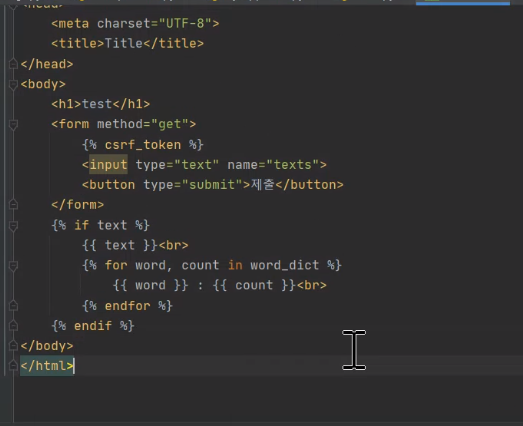
#> input picture Big-Data-and-AI-Training-Course/[2020-1] 05.웹 프로그래밍(Web Programming)/django/3.PNG, 523 x 426 px, given in place of bee-5618012_640.jpg, which was not available
$ jupyter execute '김동연 - _05 OpenCV Image Smoothing (Image Blurring).ipynb'   (shell and % lines are left out)   (text cells are left out)
#> lines starting #> are read from the running program, lines starting #| are printed output that depends on the picture; pictures that were not available may be replaced by others from this repository, and a replacement may not be noted
[cell 1]
import numpy as np
import cv2
from google.colab.patches import cv2_imshow
from google.colab import files

import matplotlib.pyplot as plt
plt.style.use('seaborn-white')

[cell 2]
files.upload()
#> the answer given: 3.PNG

[cell 3]
img = cv2.imread('/content/bee-5618012_640.jpg')
#> img is the input picture: shape (426, 523, 3); mean B, G, R 47.6, 47.6, 48.7
print(img.shape)
#| (426, 523, 3)

[cell 4]
img = cv2.cvtColor(img, cv2.COLOR_BGR2RGB)

[cell 5]
plt.imshow(img)
plt.show()

[cell 6]
kernel = np.ones((5,5),np.float32)/(25)

[cell 7]
print(kernel.shape)

[cell 8]
print(kernel)

[cell 9]
dst = cv2.filter2D(img, -1, kernel)
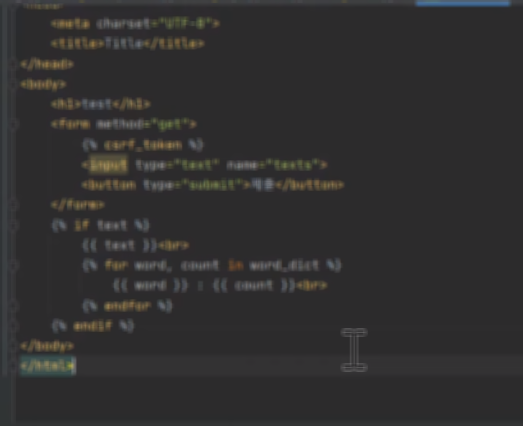
#> dst: shape (426, 523, 3); mean R, G, B 48.7, 47.6, 47.7

[cell 10]
plt.imshow(dst)
plt.show()

[cell 11]
img = cv2.imread('/content/bee-5618012_640.jpg')
print(img.shape)
#| (426, 523, 3)

[cell 12]
img = cv2.cvtColor(img,cv2.COLOR_BGR2RGB)

[cell 13]
plt.title('Original')
plt.imshow(img)
plt.show()

[cell 14]
dst1 = cv2.blur(img,(7,7))

[cell 15]
plt.title('Averging Bluring')
plt.imshow(dst1)
plt.show()

[cell 16]
plt.title('Original')
plt.imshow(img)
plt.show()

[cell 17]
dst2 = cv2.GaussianBlur(img,(5,5),0)

[cell 18]
plt.title('Gaussian Blur')
plt.imshow(dst2)
plt.show()

[cell 19]
plt.title('Original')
plt.imshow(img)
plt.show()

[cell 20]
dst3 = cv2.medianBlur(img,9)
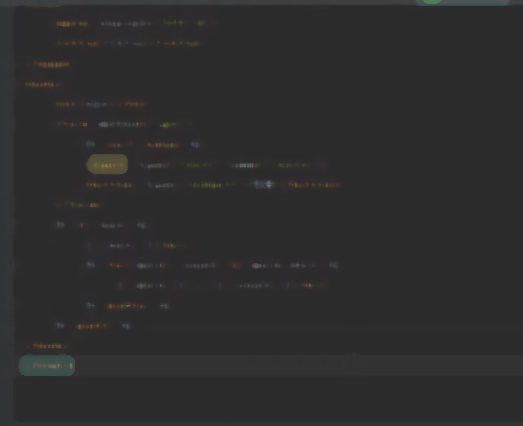
#> dst3: shape (426, 523, 3); mean R, G, B 45.8, 44.7, 45.6

[cell 21]
plt.title('Median Filtering')
plt.imshow(dst3)
plt.show()

[cell 22]
plt.title('Original')
plt.imshow(img)
plt.show()

[cell 23]
dst4 = cv2.bilateralFilter(img,9, 75, 75)

[cell 24]
plt.title('Bilateral Filter')
plt.imshow(dst4)
plt.show()

[cell 25]
plt.figure(figsize=(14,16))
images = [img,dst1,dst2,dst3,dst4]
titles = ['Original','Blur(7x7)','Gaussian(5x5)',
          'Median','Bilateral']

for i in range(5):
  plt.subplot(3,2,i+1)
  plt.imshow(images[i])
  plt.title(titles[i])
  plt.xticks([]),plt.yticks([])

plt.show()
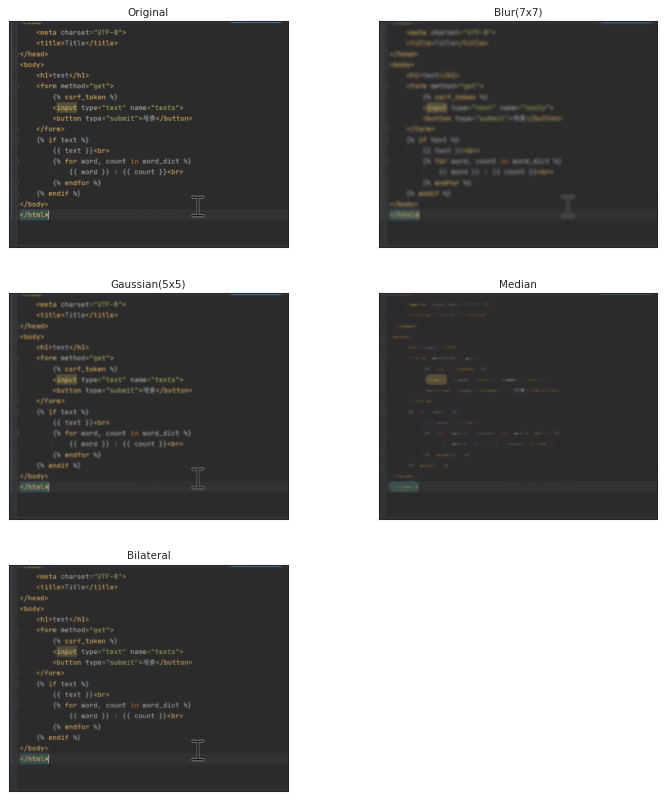
#> figure drawn by matplotlib, 5 panels

$ run again, on Big-Data-and-AI-Training-Course/[2020-1] 05.웹 프로그래밍(Web Programming)/django/캡처1.PNG
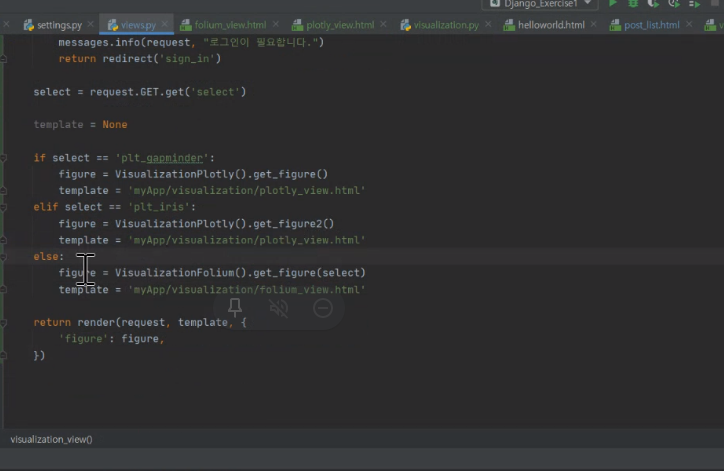
#> input picture Big-Data-and-AI-Training-Course/[2020-1] 05.웹 프로그래밍(Web Programming)/django/캡처1.PNG, 724 x 471 px, given in place of bee-5618012_640.jpg, which was not available
#> img is the input picture: shape (471, 724, 3); mean B, G, R 48.6, 47.6, 47.5
#| (471, 724, 3)
#| (471, 724, 3)
#> `dst3 = cv2.medianBlur(img,9)`:
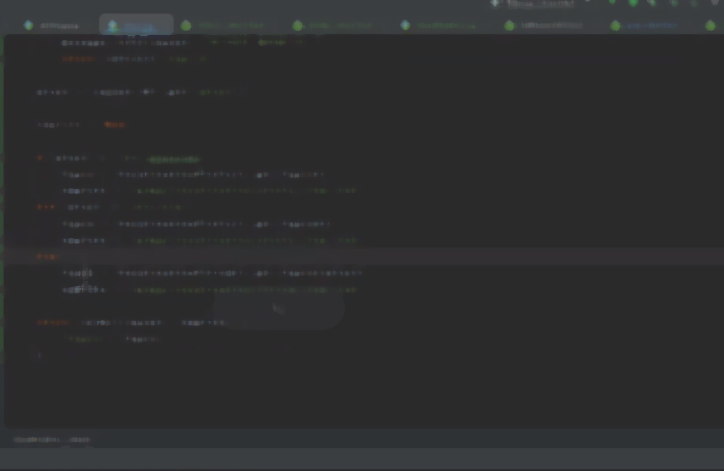
#> dst3: shape (471, 724, 3); mean R, G, B 46, 45.9, 47.1
